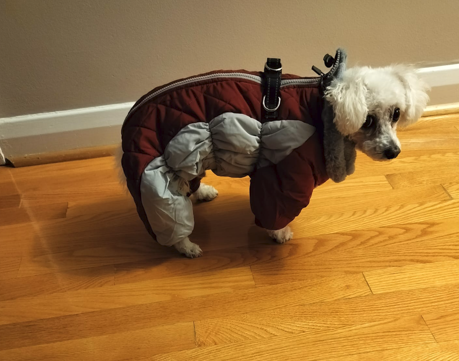
#> input picture images/07062026-3s6jin.png, 459 x 361 px
$ python build_gallery.py
#> lines starting #> are read from the running program, lines starting #| are printed output that depends on the picture
#!/usr/bin/env python3
"""
Build the gallery manifest and derived assets.

Reads everything in images/, writes:
  images.json                     manifest consumed by index.html
  images/thumbs/<name>-600.webp   tile source, 1x / small screens
  images/thumbs/<name>-1200.webp  tile source, 2x / large screens
  images/thumbs/<name>-poster.jpg poster frame for videos
  images/thumbs/<name>-web.mp4    H.264 copy of each video that browsers can play
  og-image.jpg                    1200x630 social preview, fixed filename

Nothing here needs a hand-maintained file list. Drop media into images/,
commit, and the workflow regenerates all of the above. Derived files whose
source has been deleted are removed.

Idempotent: derived files are only rebuilt when the source is newer.
"""

import json
import shutil
import subprocess
import sys
from datetime import datetime, timezone
from pathlib import Path

from PIL import Image, ImageOps

ROOT = Path(__file__).resolve().parent.parent
IMAGES_DIR = ROOT / "images"
THUMBS_DIR = IMAGES_DIR / "thumbs"
MANIFEST = ROOT / "images.json"
OG_IMAGE = ROOT / "og-image.jpg"

IMAGE_EXTS = {".jpg", ".jpeg", ".png", ".webp", ".gif", ".avif"}
VIDEO_EXTS = {".mp4", ".webm", ".mov"}

THUMB_HEIGHTS = (600, 1200)
THUMB_QUALITY = 80
OG_SIZE = (1200, 630)

# Phones record HEVC, which Firefox and many Chrome installs can't play, so
# every video gets an H.264 copy. Short side capped at 1080, frame rate at 60
# (Pixel slow-motion clips are 120fps), HDR tone-mapped down to SDR.
VIDEO_SHORT_SIDE = 1080
VIDEO_CRF = 24
VIDEO_MAX_FPS = 60
HDR_TRANSFERS = {"arib-std-b67", "smpte2084"}   # HLG, PQ

# Pillow refuses very large files by default as a decompression-bomb guard.
# These are holiday photos, not hostile input.
Image.MAX_IMAGE_PIXELS = None


def is_stale(source: Path, derived: Path) -> bool:
    """True if derived is missing or older than source."""
    return not derived.exists() or derived.stat().st_mtime < source.stat().st_mtime


def slug(path: Path) -> str:
    """Filesystem-safe stem. Source filenames contain spaces and dots."""
    return "".join(c if c.isalnum() or c in "-_" else "-" for c in path.stem)


# [101 lines left out: functions probe_video, has_zscale, make_web_video, make_poster, not called in this run]


def build_thumbs(path: Path, stem: str) -> dict:
    """Write WebP renditions at each target height. Returns {height: relpath}."""
    out = {}
    with Image.open(path) as im:
        im = ImageOps.exif_transpose(im)  # bake in phone rotation
        im = im.convert("RGB")
        for h in THUMB_HEIGHTS:
            dest = THUMBS_DIR / f"{stem}-{h}.webp"
            out[h] = dest.relative_to(ROOT).as_posix()
            if not is_stale(path, dest):
                continue
            if im.height <= h:
                copy = im.copy()  # don't upscale
            else:
                w = round(im.width * h / im.height)
                copy = im.resize((w, h), Image.LANCZOS)
            copy.save(dest, "WEBP", quality=THUMB_QUALITY, method=5)
    return out


def build_og_image(source: Path):
    """1200x630 centre crop under a fixed name so the meta tag never changes."""
    if not is_stale(source, OG_IMAGE):
        return
    with Image.open(source) as im:
        im = ImageOps.exif_transpose(im).convert("RGB")
        # Bias the crop upward: in a portrait dog photo the face is up top.
        ImageOps.fit(im, OG_SIZE, Image.LANCZOS, centering=(0.5, 0.35)).save(
            OG_IMAGE, "JPEG", quality=86, optimize=True
        )
    print(f"  og-image.jpg from {source.name}")


def main() -> int:
    if not IMAGES_DIR.is_dir():
        print("images/ not found", file=sys.stderr)
        return 1

    THUMBS_DIR.mkdir(exist_ok=True)
    media, skipped = [], []

    sources = sorted(
        p for p in IMAGES_DIR.iterdir()
        if p.is_file() and p.suffix.lower() in IMAGE_EXTS | VIDEO_EXTS
    )
    print(f"scanning {len(sources)} files in images/")

    # Without ffmpeg every video would be skipped, which used to happen
    # silently in CI. Fail instead so it gets noticed.
    has_videos = any(p.suffix.lower() in VIDEO_EXTS for p in sources)
    missing = [t for t in ("ffmpeg", "ffprobe") if not shutil.which(t)]
    if has_videos and missing:
        print(f"videos found but {' and '.join(missing)} not installed",
              file=sys.stderr)
        return 1
    tonemap = has_videos and has_zscale()

    for path in sources:
        ext = path.suffix.lower()
        stem = slug(path)
        entry = {"file": f"images/{path.name}"}

        if ext in VIDEO_EXTS:
            info = probe_video(path)
            if not info:
                skipped.append(path.name)
                continue
            web = THUMBS_DIR / f"{stem}-web.mp4"
            if is_stale(path, web):
                print(f"  transcoding {path.name}" + (" (HDR)" if info["hdr"] else ""))
                if not make_web_video(path, web, info["hdr"], tonemap):
                    skipped.append(path.name)
                    continue
            poster = THUMBS_DIR / f"{stem}-poster.jpg"
            if is_stale(web, poster):
                if not make_poster(web, poster, info["duration"]):
                    skipped.append(path.name)
                    continue
            entry.update(
                type="video",
                w=info["w"], h=info["h"],
                src=web.relative_to(ROOT).as_posix(),
                poster=poster.relative_to(ROOT).as_posix(),
            )
        else:
            try:
                with Image.open(path) as im:
#> im is the input picture: PIL image 459x361 RGB; mean R, G, B 150.6, 110.3, 59.8
                    w, h = ImageOps.exif_transpose(im).size
#> w = 459; h = 361
            except Exception as exc:  # noqa: BLE001
                print(f"  ! skipping {path.name}: {exc}", file=sys.stderr)
                skipped.append(path.name)
                continue
            thumbs = build_thumbs(path, stem)
#> after the loop in build_thumbs, `for h in THUMB_HEIGHTS:`: out = {600: 'images/thumbs/07062026-3s6jin-600.webp', 1200: 'images/thumbs/07062026-3s6jin-1200.webp'}
#> thumbs has the same summary as out in build_thumbs
            entry.update(
                type="image",
                w=w, h=h,
                small=thumbs[600],
                large=thumbs[1200],
            )

        media.append(entry)
#> pass 2 of the loop in main, `for path in sources:`:
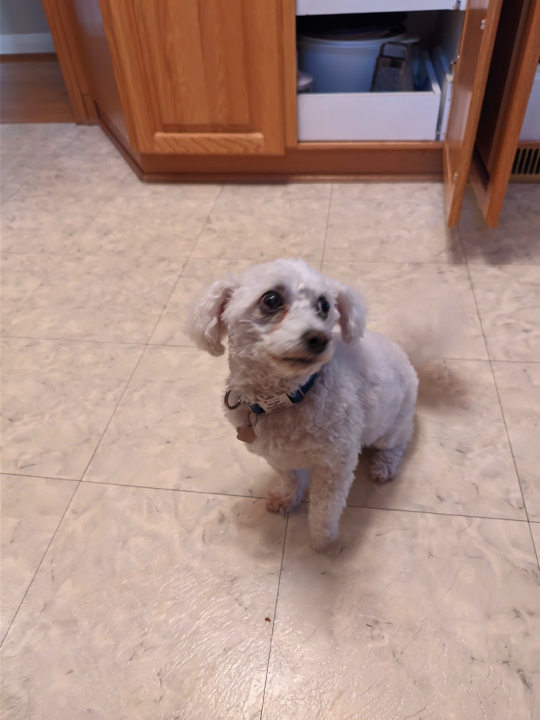
#> input picture images/2024-07-08 19.07.28.jpg, 1080 x 1440 px (shown at 1/2 size)
#> in main, im is the input picture: PIL image 1080x1440 RGB; mean R, G, B 170.6, 142.6, 132.9
#> the loop in build_thumbs (call 2), `for h in THUMB_HEIGHTS:` made 2 passes
#> pass 1, in build_thumbs (call 2), `copy = im.resize((w, h), Image.LANCZOS)`:
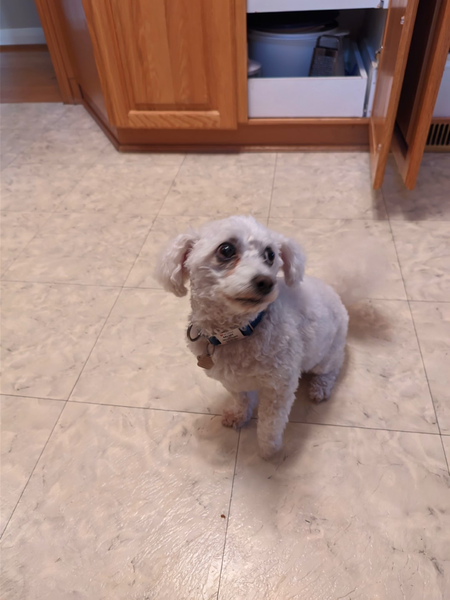
#> copy: PIL image 450x600 RGB; mean R, G, B 170.6, 142.6, 132.9
#> after the loop in build_thumbs (call 2), `for h in THUMB_HEIGHTS:`: out = 2 items
#> pass 3 of the loop in main, `for path in sources:`:
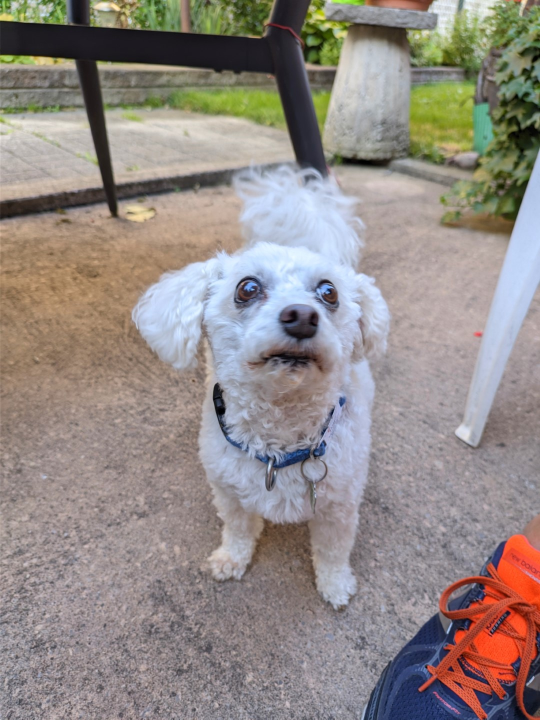
#> input picture images/2024-07-08 19.28.52-1.jpg, 1080 x 1440 px (shown at 1/2 size)
#> in main, im is the input picture: PIL image 1080x1440 RGB; mean R, G, B 146.5, 138.1, 134.3
#> the loop in build_thumbs (call 3), `for h in THUMB_HEIGHTS:` made 2 passes
#> pass 1, in build_thumbs (call 3), `copy = im.resize((w, h), Image.LANCZOS)`:
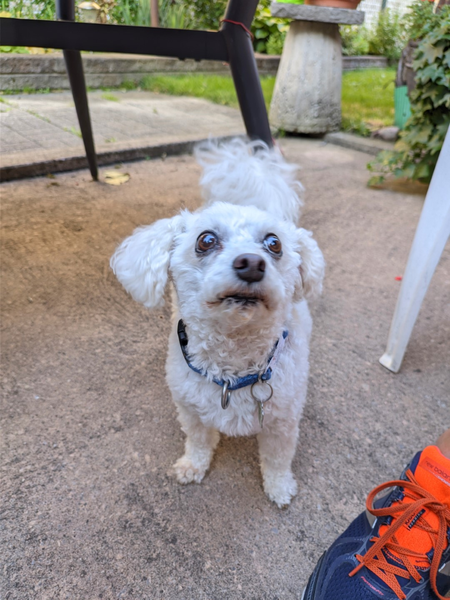
#> copy: PIL image 450x600 RGB; mean R, G, B 146.5, 138.1, 134.3

    if not media:
        print("no usable media found", file=sys.stderr)
        return 1

    # Anything in thumbs/ the manifest doesn't point at belongs to a source
    # that was deleted (or failed this run, and will be rebuilt next time).
    keep = {ROOT / m[k] for m in media for k in ("small", "large", "src", "poster") if k in m}
#> keep = 6 items
    pruned = [p for p in THUMBS_DIR.iterdir() if p.is_file() and p not in keep]
#> pruned = []
    for p in pruned:
        p.unlink()
#> this loop made 0 passes
    if pruned:
        print(f"  removed {len(pruned)} derived files with no source")

    # Widest landscape shot makes the best 1200x630 crop; fall back to the first.
    landscape = [m for m in media if m["type"] == "image" and m["w"] > m["h"]]
#> landscape = 1 item
    og_source = max(landscape, key=lambda m: m["w"] / m["h"], default=None)
#> og_source = {'file': 'images/07062026-3s6jin.png', 'type': 'image', 'w': 459, 'h': 361, 'small': 'images/thumbs/07062026-3s6jin-600.webp', 'large': 'images/thumbs/07062026-3s6jin-1200.webp'}
    build_og_image(ROOT / (og_source or media[0])["file"])
#> in build_og_image, `ImageOps.fit(im, OG_SIZE, Image.LANCZOS, centering=(0.5, 0.35)).save( ..`:
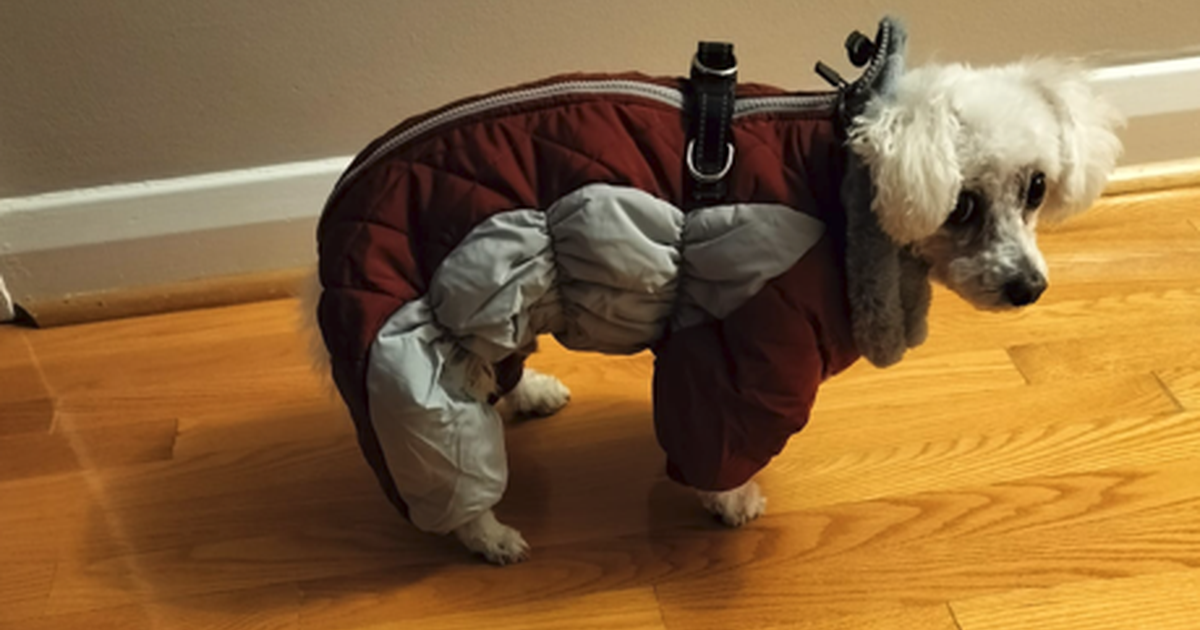
#> saved as og-image.jpg: PIL image 1200x630 RGB; mean R, G, B 135.9, 101.1, 59.7

    MANIFEST.write_text(
        json.dumps(
            {
                "generated": datetime.now(timezone.utc).isoformat(timespec="seconds"),
                "count": len(media),
                "media": media,
            },
            indent=1,
        )
        + "\n"
    )

    portraits = sum(1 for m in media if m["h"] > m["w"])
#> portraits = 2
    print(f"wrote images.json — {len(media)} items ({portraits} portrait)")
#| wrote images.json — 3 items (2 portrait)
    if skipped:
        print(f"skipped {len(skipped)}: {', '.join(skipped[:5])}")
    return 0


if __name__ == "__main__":
    sys.exit(main())
#> (the program exits here)
